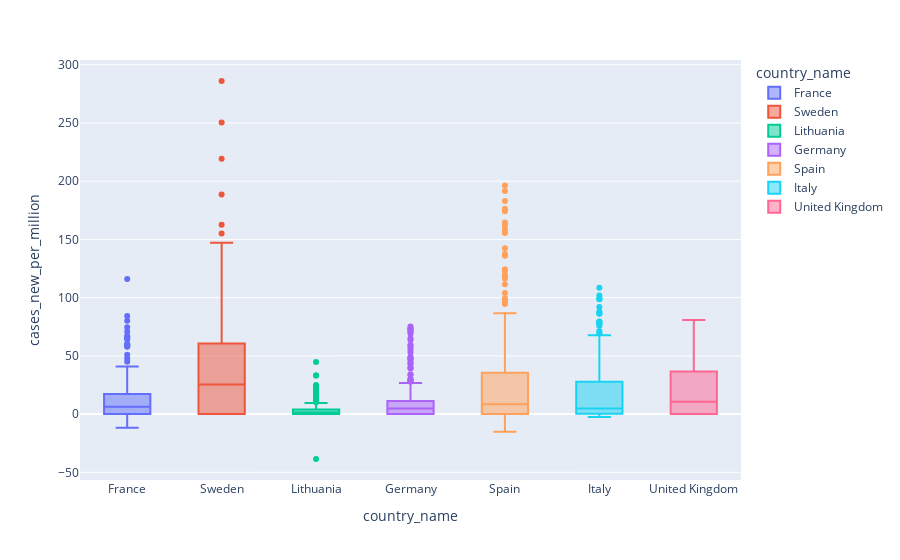

Here is the notebook cell this chart was saved with:
### Code cell
import plotly.express as px

boxplot = key_countries[['DATE', 'country_name', 'cases_new_per_million']]

df = px.data.tips()
fig = px.box(boxplot, x ="country_name", y = "cases_new_per_million", color="country_name")
fig.show()

### Figure 1 — Plotly figure (JSON) as saved in the notebook; plotly's stock layout.template omitted (floating-point values rounded to 4 significant figures; data arrays with more than 128 entries replaced by an {"elided": "..."} marker saying what was removed)
{"data": [{"alignmentgroup": "True", "hovertemplate": "country_name=%{x}<br>cases_new_per_million=%{y}<extra></extra>", "legendgroup": "France", "marker": {"color": "#636efa"}, "name": "France", "notched": false, "offsetgroup": "France", "orientation": "v", "showlegend": true, "type": "box", "x": {"elided": "215 str values"}, "x0": " ", "xaxis": "x", "y": {"elided": "215 float values"}, "y0": " ", "yaxis": "y"}, {"alignmentgroup": "True", "hovertemplate": "country_name=%{x}<br>cases_new_per_million=%{y}<extra></extra>", "legendgroup": "Sweden", "marker": {"color": "#EF553B"}, "name": "Sweden", "notched": false, "offsetgroup": "Sweden", "orientation": "v", "showlegend": true, "type": "box", "x": {"elided": "215 str values"}, "x0": " ", "xaxis": "x", "y": {"elided": "215 float values"}, "y0": " ", "yaxis": "y"}, {"alignmentgroup": "True", "hovertemplate": "country_name=%{x}<br>cases_new_per_million=%{y}<extra></extra>", "legendgroup": "Lithuania", "marker": {"color": "#00cc96"}, "name": "Lithuania", "notched": false, "offsetgroup": "Lithuania", "orientation": "v", "showlegend": true, "type": "box", "x": {"elided": "215 str values"}, "x0": " ", "xaxis": "x", "y": {"elided": "215 float values"}, "y0": " ", "yaxis": "y"}, {"alignmentgroup": "True", "hovertemplate": "country_name=%{x}<br>cases_new_per_million=%{y}<extra></extra>", "legendgroup": "Germany", "marker": {"color": "#ab63fa"}, "name": "Germany", "notched": false, "offsetgroup": "Germany", "orientation": "v", "showlegend": true, "type": "box", "x": {"elided": "215 str values"}, "x0": " ", "xaxis": "x", "y": {"elided": "215 float values"}, "y0": " ", "yaxis": "y"}, {"alignmentgroup": "True", "hovertemplate": "country_name=%{x}<br>cases_new_per_million=%{y}<extra></extra>", "legendgroup": "Spain", "marker": {"color": "#FFA15A"}, "name": "Spain", "notched": false, "offsetgroup": "Spain", "orientation": "v", "showlegend": true, "type": "box", "x": {"elided": "215 str values"}, "x0": " ", "xaxis": "x", "y": {"elided": "215 float values"}, "y0": " ", "yaxis": "y"}, {"alignmentgroup": "True", "hovertemplate": "country_name=%{x}<br>cases_new_per_million=%{y}<extra></extra>", "legendgroup": "Italy", "marker": {"color": "#19d3f3"}, "name": "Italy", "notched": false, "offsetgroup": "Italy", "orientation": "v", "showlegend": true, "type": "box", "x": {"elided": "215 str values"}, "x0": " ", "xaxis": "x", "y": {"elided": "215 float values"}, "y0": " ", "yaxis": "y"}, {"alignmentgroup": "True", "hovertemplate": "country_name=%{x}<br>cases_new_per_million=%{y}<extra></extra>", "legendgroup": "United Kingdom", "marker": {"color": "#FF6692"}, "name": "United Kingdom", "notched": false, "offsetgroup": "United Kingdom", "orientation": "v", "showlegend": true, "type": "box", "x": {"elided": "215 str values"}, "x0": " ", "xaxis": "x", "y": {"elided": "215 float values"}, "y0": " ", "yaxis": "y"}], "layout": {"boxmode": "overlay", "legend": {"title": {"text": "country_name"}, "tracegroupgap": 0}, "margin": {"t": 60}, "xaxis": {"anchor": "y", "categoryarray": ["France", "Sweden", "Lithuania", "Germany", "Spain", "Italy", "United Kingdom"], "categoryorder": "array", "domain": [0, 1], "title": {"text": "country_name"}}, "yaxis": {"anchor": "x", "domain": [0, 1], "title": {"text": "cases_new_per_million"}}}}
